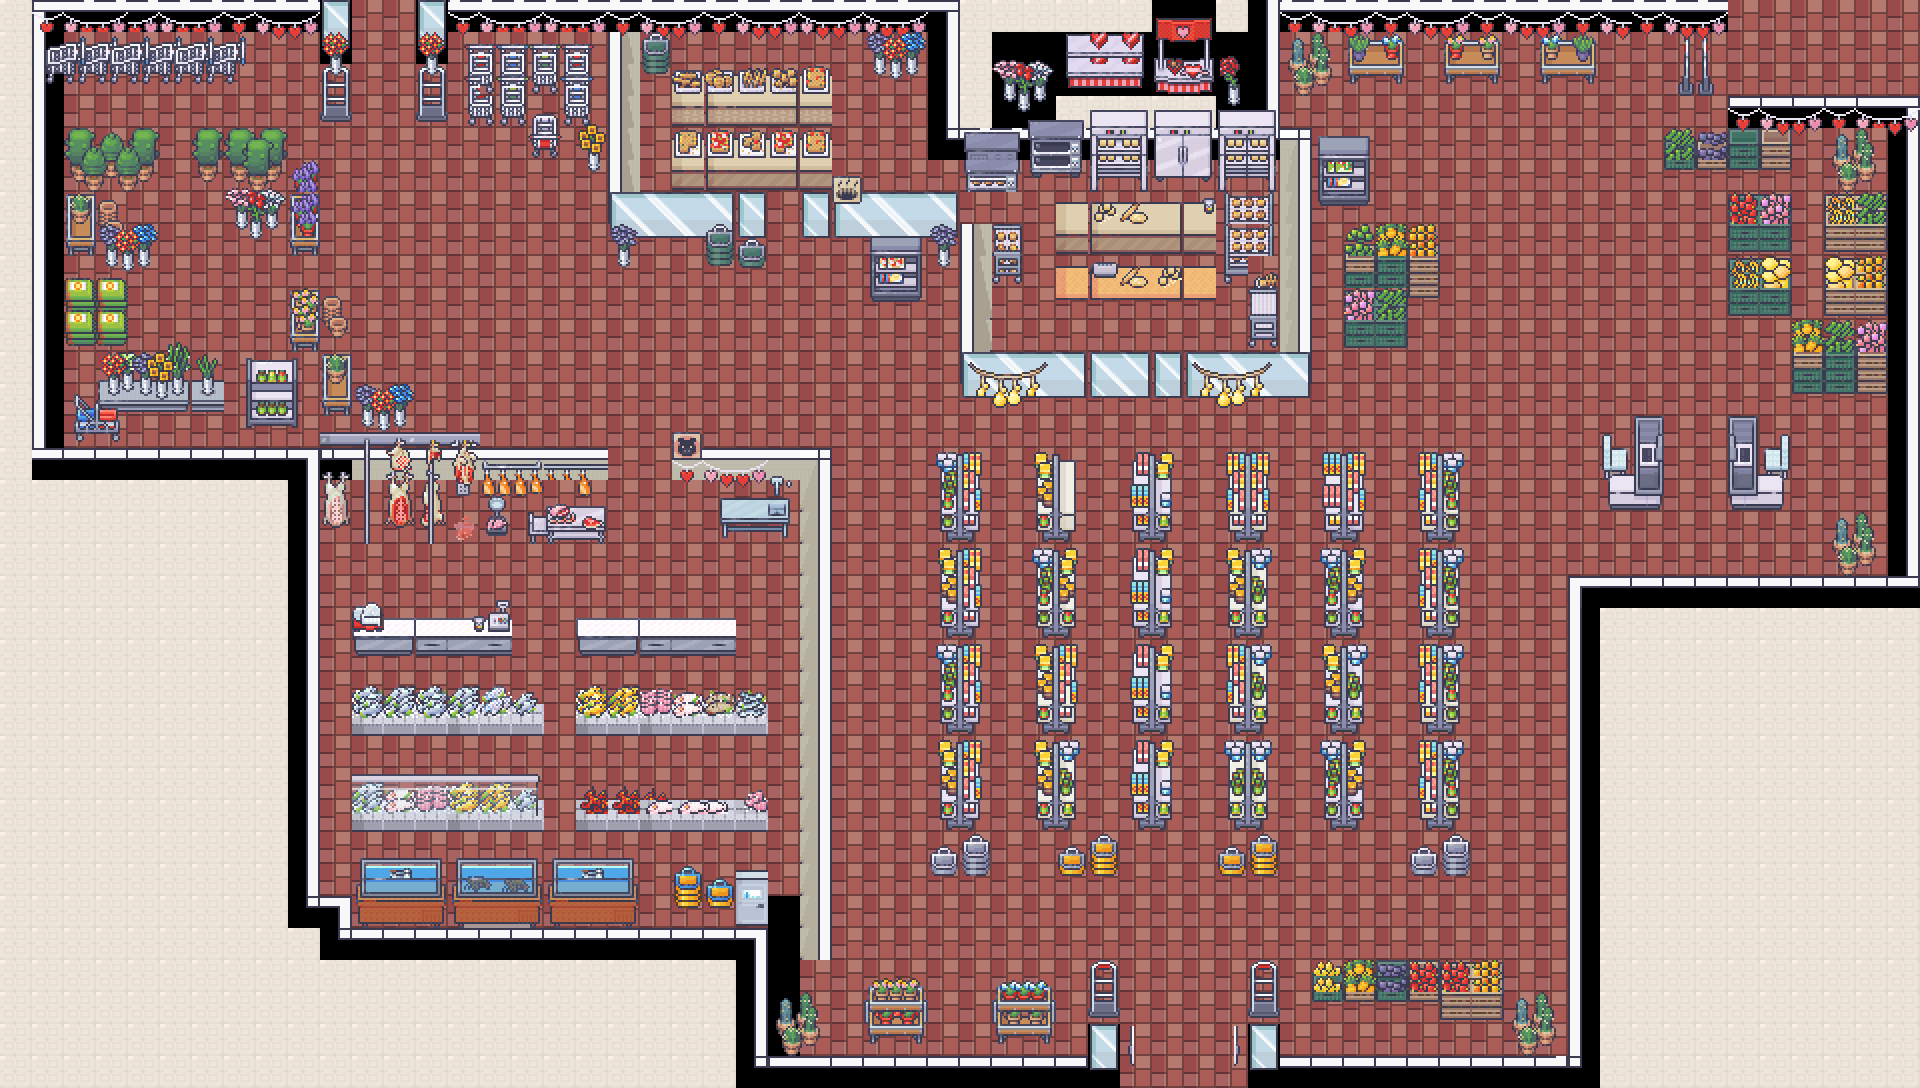

Tiled map render using the project's own tile images. Description and the map definition, with tile-layer contents summarised, below:
An orthogonal 60x34 tile map with 32x32 px tiles, 4 tile layers (floors, furnitures, decorations, stations), 3 tilesets and 128 objects (6x restock, cashier_clockin, spawn_point, check_out).

<map version="1.10" tiledversion="1.11.2" orientation="orthogonal" renderorder="right-down" width="60" height="34" tilewidth="32" tileheight="32" infinite="0" nextlayerid="8" nextobjectid="314">
 <tileset firstgid="1" source="Night Shift Map 2.tsx" />
 <tileset firstgid="1249" source="building.tsx" />
 <tileset firstgid="9837" source="NightShift Shadowless.tsx" />
 <layer id="1" name="floors" width="60" height="34">
  <data>[2040 cells, 2035 non-empty, 45 distinct tile ids]</data>
 </layer>
 <layer id="3" name="furnitures" width="60" height="34">
  <data>[2040 cells, 504 non-empty, 244 distinct tile ids]</data>
 </layer>
 <layer id="2" name="decorations" width="60" height="34">
  <data>[2040 cells, 465 non-empty, 237 distinct tile ids]</data>
 </layer>
 <layer id="4" name="stations" width="60" height="34">
  <data>[2040 cells, 57 non-empty, 42 distinct tile ids]</data>
 </layer>
 <objectgroup id="7" name="Interactions" visible="0">
  <object id="290" name="cashier_clockin" x="1597.35" y="437.914" width="32" height="32">
   <properties>
    <property name="action" value="Clock In" />
   </properties>
  </object>
  <object id="301" name="restock" x="1459.95" y="519.141" width="22.602" height="291.001">
   <properties>
    <property name="action" value="Restock" />
   </properties>
  </object>
  <object id="306" name="restock" x="1357.54" y="519.848" width="22.602" height="291.001">
   <properties>
    <property name="action" value="Restock" />
   </properties>
  </object>
  <object id="307" name="restock" x="1265.72" y="517.022" width="22.602" height="291.001">
   <properties>
    <property name="action" value="Restock" />
   </properties>
  </object>
  <object id="308" name="restock" x="1067.95" y="514.197" width="22.602" height="291.001">
   <properties>
    <property name="action" value="Restock" />
   </properties>
  </object>
  <object id="309" name="restock" x="1168.24" y="515.61" width="22.602" height="291.001">
   <properties>
    <property name="action" value="Restock" />
   </properties>
  </object>
  <object id="310" name="restock" x="978.952" y="518.435" width="22.602" height="291.001">
   <properties>
    <property name="action" value="Restock" />
   </properties>
  </object>
  <object id="311" name="spawn_point" x="368.341" y="105.023" width="32" height="32">
   <properties>
    <property name="action" value="Spawn" />
   </properties>
  </object>
  <object id="312" name="check_out" x="1671.23" y="433.027" width="21.309" height="57.8387">
   <properties>
    <property name="action" value="Check_Out" />
   </properties>
  </object>
 </objectgroup>
 <objectgroup id="6" name="Collisions" visible="0">
  <object id="155" x="1409.97" y="837.402" width="63.6189" height="39.9467" />
  <object id="160" x="1227.99" y="441.295" width="42.9058" height="390.189" />
  <object id="161" x="1214.68" y="832.963" width="65.0984" height="47.3443" />
  <object id="162" x="1133.3" y="441.228" width="42.9058" height="391.735" />
  <object id="163" x="1053.41" y="840.361" width="1.47951" />
  <object id="165" x="1056.37" y="837.402" width="63.6189" height="44.3853" />
  <object id="166" x="1035.66" y="441.362" width="40.2143" height="390.122" />
  <object id="167" x="935.05" y="443.853" width="48.8238" height="387.631" />
  <object id="168" x="929.132" y="835.922" width="63.6189" height="42.9058" />
  <object id="169" x="961.547" y="350.51" width="352.123" height="16.4671" />
  <object id="170" x="1276.82" y="127.238" width="32.5492" height="218.967" />
  <object id="171" x="963.16" y="183.81" width="54.7418" height="10.0059" />
  <object id="172" x="1028.26" y="164.977" width="53.2623" height="12.5636" />
  <object id="173" x="1091.88" y="177.223" width="53.2623" height="12.1542" />
  <object id="174" x="1156.98" y="167.468" width="51.7828" height="13.0318" />
  <object id="175" x="1219.12" y="177.223" width="57.7008" height="15.1132" />
  <object id="176" x="1057.85" y="239.421" width="158.307" height="11.3598" />
  <object id="177" x="1057.85" y="291.806" width="156.828" height="5.70924" />
  <object id="178" x="1229.47" y="261.555" width="39.9467" height="15.1132" />
  <object id="179" x="1251.66" y="275.189" width="26.6312" height="66.5779" />
  <object id="180" x="992.75" y="267.13" width="31.0697" height="15.4557" />
  <object id="181" x="958.722" y="221.926" width="13.3156" height="131.676" />
  <object id="182" x="801.894" y="189.377" width="155.348" height="50.3033" />
  <object id="183" x="872.91" y="283.405" width="48.8238" height="16.9352" />
  <object id="184" x="611.037" y="190.857" width="153.869" height="48.8238" />
  <object id="185" x="614.802" y="228.722" width="19.2336" height="22.2647" />
  <object id="186" x="702.767" y="248.967" width="65.0984" height="14.7869" />
  <object id="189" x="642.107" y="34.0287" width="26.6312" height="39.9467" />
  <object id="190" x="671.697" y="76.6671" width="159.787" height="18.4229" />
  <object id="191" x="676.002" y="135.981" width="156.828" height="18.0885" />
  <object id="192" x="871.431" y="31.0697" width="50.3033" height="44.3853" />
  <object id="193" x="606.599" y="28.1107" width="14.7951" height="159.787" />
  <object id="194" x="443.853" y="-1.47951" width="513.39" height="31.0697" />
  <object id="196" x="1068.21" y="31.0697" width="72.4959" height="53.2623" />
  <object id="197" x="1001.63" y="62.1394" width="45.8648" height="25.1516" />
  <object id="198" x="1155.5" y="20.7131" width="59.1804" height="63.6189" />
  <object id="199" x="1225.03" y="59.1804" width="13.3156" height="35.5082" />
  <object id="200" x="467.525" y="42.9058" width="124.279" height="54.8858" />
  <object id="201" x="538.541" y="118.361" width="14.7951" height="25.1516" />
  <object id="202" x="414.262" y="0" width="34.0287" height="71.3763" />
  <object id="203" x="321.053" y="-4.43853" width="31.0697" height="80.0489" />
  <object id="204" x="29.5902" y="-2.95902" width="287.025" height="35.5082" />
  <object id="205" x="50.2364" y="65.5078" width="180.5" height="12.5717" />
  <object id="206" x="31.0697" y="34.9063" width="32.5492" height="411.905" />
  <object id="208" x="99.1271" y="395.706" width="125.758" height="12.6386" />
  <object id="209" x="73.9754" y="395.029" width="41.4262" height="38.4672" />
  <object id="210" x="68.0574" y="276.668" width="57.7008" height="66.5779" />
  <object id="211" x="65.0984" y="193.816" width="50.3033" height="60.6599" />
  <object id="212" x="100.607" y="226.365" width="54.7418" height="42.9058" />
  <object id="213" x="69.5369" y="128.717" width="77.0682" height="53.2623" />
  <object id="214" x="202.492" y="128.717" width="78.6146" height="50.3033" />
  <object id="215" x="230.803" y="192.336" width="45.8648" height="38.4672" />
  <object id="216" x="294.422" y="173.103" width="20.7131" height="35.8345" />
  <object id="217" x="291.463" y="289.984" width="25.1516" height="56.2213" />
  <object id="218" x="325.492" y="300.34" width="20.7131" height="34.0287" />
  <object id="219" x="248.557" y="359.521" width="48.8238" height="68.0574" />
  <object id="220" x="322.533" y="353.603" width="28.1107" height="59.1804" />
  <object id="221" x="356.562" y="387.631" width="56.2213" height="29.5902" />
  <object id="222" x="676.136" y="445.332" width="150.91" height="38.4672" />
  <object id="223" x="800.414" y="477.881" width="28.1107" height="480.84" />
  <object id="224" x="736.795" y="869.951" width="28.1107" height="53.2623" />
  <object id="225" x="673.177" y="864.033" width="56.2213" height="50.3033" />
  <object id="226" x="355.082" y="864.033" width="284.066" height="60.6599" />
  <object id="230" x="337.328" y="927.451" width="427.578" height="12.0367" />
  <object id="231" x="755.628" y="941.778" width="13.7169" height="121.989" />
  <object id="232" x="350.644" y="815.218" width="187.898" height="12.9061" />
  </objectgroup>
</map>
<!-- 53 of 128 objects omitted -->
